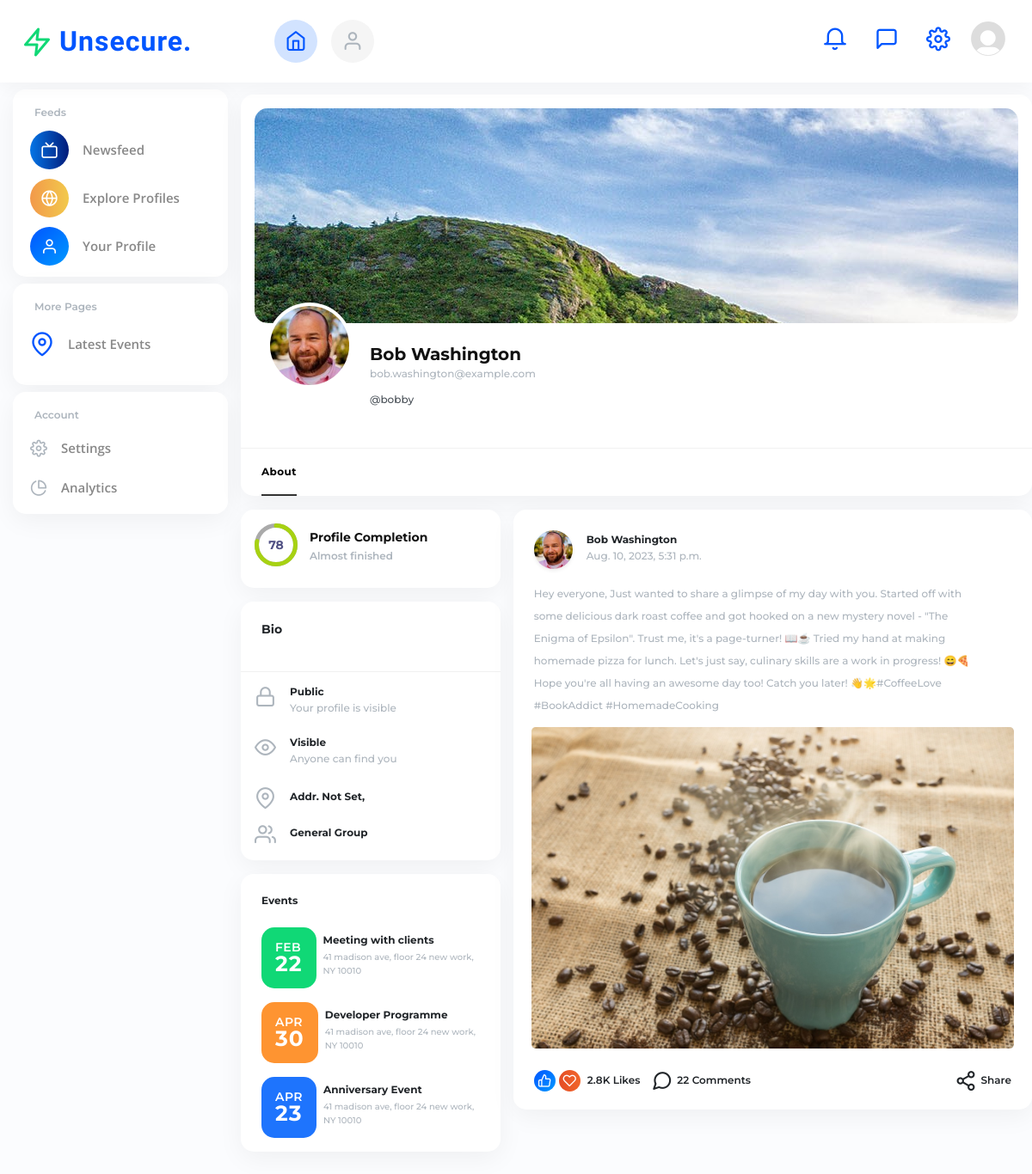
/profile/1/ (signed in), run on the app's committed database.
### authentication/models.py (models this page shows, shortened)
class UserProfile(models.Model):
    id = models.AutoField(primary_key=True)
    user = models.ForeignKey(User, on_delete=models.CASCADE, related_name='profile')
    bio = models.TextField(blank=True, null=True, max_length=1000)
    profile_image = models.FileField(upload_to="profile_images", blank=True, null=True)
    cover_image = models.FileField(upload_to="cover_images", blank=True, null=True)

### main/models.py (models this page shows)
class Post(models.Model):
    id = models.AutoField(primary_key=True)
    user = models.ForeignKey(User, on_delete=models.CASCADE)
    text = models.TextField(blank=False, null=False, max_length=1000)
    image = models.ImageField(upload_to="post_images", blank=True, null=True)
    created_date = models.DateTimeField(null=False, blank=False, default=tz.now)

### main/views.py (the view)
# urls.py: path("profile/<int:user_id>/", views.user_profile, name='user-profile'),
@login_required(login_url='/login/')
def user_profile(request, user_id):
    all_chat_profiles = UserProfile.objects.all()
    retrieved_user_profile = UserProfile.objects.get(user_id=user_id)
    retrieved_user_posts = Post.objects.filter(Q(user_id=user_id)).all()
    retrieved_user_address = UserAddress.objects.filter(user_id=user_id).first()
    return render(request, 'user-profile.html',
                  context={'user_profile': retrieved_user_profile, 'user_posts': retrieved_user_posts,
                           'user_address': retrieved_user_address, 'all_chat_profiles': all_chat_profiles}
                  )

### main/templates/user-profile.html (shortened to what this page needs)
{% extends "base_generic.html" %}
{% load widget_tweaks %}
{% load static %}
{% block body_class %}
    <body class="color-theme-blue mont-font">
{% endblock %}
{% block content %}
    <div class="main-wrapper">
        {% include 'nav-top.html' %}
        {% include 'nav-left.html' %}
        <div class="main-content right-chat-active">
            <div class="middle-sidebar-bottom">
                <div class="middle-sidebar-left">
                    <div class="row">
                        <div class="col-lg-12">
                            <div class="card w-100 border-0 p-0 bg-white shadow-xss rounded-xxl">
                                <div class="card-body h250 p-0 rounded-xxl overflow-hidden m-3">
                                    {% if user_profile.cover_image %}
                                        <img src="{{ user_profile.cover_image.url }}" alt="image">
                                    {% else %}
                                        <img src="{% static 'png/cover_default.png' %}" alt="image">
                                    {% endif %}
                                </div>
                                <div class="card-body p-0 position-relative">
                                    <figure class="avatar position-absolute w100 z-index-1"
                                            style="top:-40px; left: 30px;">
                                        {% if user_profile.profile_image %}
                                            <img src="{{ user_profile.profile_image.url }}" alt="image"
                                                 class="float-right p-1 bg-white rounded-circle w100 h100">
                                        {% else %}
                                            <img src="{% static 'svg/default_profile_image.svg' %}" alt="image"
                                                 class="float-right p-1 bg-white rounded-circle w100 h100">
                                        {% endif %}
                                    </figure>
                                    <h4 class="fw-700 font-sm mt-2 mb-lg-5 mb-4 pl-15">{{ user_profile.user.first_name }} {{ user_profile.user.last_name }}
                                        <span class="fw-500 font-xssss text-grey-500 mt-1 mb-3 d-block">{{ user_profile.user.email }}</span>
                                        <span class="fw-500 font-xssss text-grey-700 mt-1 mb-3 d-block">@{{ user_profile.user.username }}</span>
                                    </h4>
                                </div>
                                <div class="card-body d-block w-100 shadow-none mb-0 p-0 border-top-xs">
                                    <ul class="nav nav-tabs h55 d-flex product-info-tab border-bottom-0 ps-4"
                                        id="pills-tab" role="tablist">
                                        <li class="active list-inline-item me-5"><a
                                                class="fw-700 font-xssss text-grey-500 pt-3 pb-3 ls-1 d-inline-block active"
                                                href="#navtabs1" data-toggle="tab">About</a></li>
                                    </ul>
                                </div>
                            </div>
                        </div>
                        <div class="col-xl-4 col-xxl-3 col-lg-4 pe-0">
                            <div class="card w-100 shadow-xss rounded-xxl border-0 mb-3 mt-3">
                                <div class="card-body p-3 border-0">
                                    <div class="row">
                                        <div class="col-3">
                                            <div class="chart-container w50 h50">
                                                <div class="chart position-relative" data-percent="78"
                                                     data-bar-color="#a7d212">
                                                    <span class="percent fw-700 font-xsss" data-after="%">78</span>
                                                </div>
                                            </div>
                                        </div>
                                        <div class="col-8 ps-1">
                                            <h4 class="font-xsss d-block fw-700 mt-2 mb-0">Profile Completion</h4>
                                            <p class="font-xssss fw-600 text-grey-500 lh-26 mb-0">Almost finished</p>
                                        </div>
                                    </div>
                                </div>
                            </div>
                            <div class="card w-100 shadow-xss rounded-xxl border-0 mb-3">
                                <div class="card-body d-block p-4">
                                    <h4 class="fw-700 mb-3 font-xsss text-grey-900">Bio</h4>
                                </div>
                                <div class="card-body border-top-xs d-flex">
                                    <i class="feather-lock text-grey-500 me-3 font-lg"></i>
                                    <h4 class="fw-700 text-grey-900 font-xssss mt-0">Public <span
                                            class="d-block font-xssss fw-500 mt-1 lh-3 text-grey-500">Your profile is visible</span>
                                    </h4>
                                </div>
                                <div class="card-body d-flex pt-0">
                                    <i class="feather-eye text-grey-500 me-3 font-lg"></i>
                                    <h4 class="fw-700 text-grey-900 font-xssss mt-0">Visible <span
                                            class="d-block font-xssss fw-500 mt-1 lh-3 text-grey-500">Anyone can find you</span>
                                    </h4>
                                </div>
                                <div class="card-body d-flex pt-0">
                                    <i class="feather-map-pin text-grey-500 me-3 font-lg"></i>
                                    {% if user_address is None %}
                                        <h4 class="fw-700 text-grey-900 font-xssss mt-1">Addr. Not Set</h4>
                                    {% endif %}
                                    {% if user_address.country == "" and user_address.city == "" %}
                                        <h4 class="fw-700 text-grey-900 font-xssss mt-1">Addr. Not Set</h4>
                                    {% else %}
                                        <h4 class="fw-700 text-grey-900 font-xssss mt-1">{% if user_address.city != "" %}{{ user_address.city }}, {% endif %}{{ user_address.country }} </h4>
                                    {% endif %}
                                </div>
                                <div class="card-body d-flex pt-0">
                                    <i class="feather-users text-grey-500 me-3 font-lg"></i>
                                    <h4 class="fw-700 text-grey-900 font-xssss mt-1">General Group</h4>
                                </div>
                            </div>
                            <div class="card w-100 shadow-xss rounded-xxl border-0 mb-3">
                                <div class="card-body d-flex align-items-center  p-4">
                                    <h4 class="fw-700 mb-0 font-xssss text-grey-900">Events</h4>
                                </div>
                                <div class="card-body d-flex pt-0 ps-4 pe-4 pb-3 overflow-hidden">
                                    <div class="bg-success me-2 p-3 rounded-xxl"><h4
                                            class="fw-700 font-lg ls-3 lh-1 text-white mb-0"><span
                                            class="ls-1 d-block font-xsss text-white fw-600">FEB</span>22</h4></div>
                                    <h4 class="fw-700 text-grey-900 font-xssss mt-2">Meeting with clients <span
                                            class="d-block font-xsssss fw-500 mt-1 lh-4 text-grey-500">41 madison ave, floor 24 new work, NY 10010</span>
                                    </h4>
                                </div>
                                <div class="card-body d-flex pt-0 ps-4 pe-4 pb-3 overflow-hidden">
                                    <div class="bg-warning me-2 p-3 rounded-xxl"><h4
                                            class="fw-700 font-lg ls-3 lh-1 text-white mb-0"><span
                                            class="ls-1 d-block font-xsss text-white fw-600">APR</span>30</h4></div>
                                    <h4 class="fw-700 text-grey-900 font-xssss mt-2">Developer Programme <span
                                            class="d-block font-xsssss fw-500 mt-1 lh-4 text-grey-500">41 madison ave, floor 24 new work, NY 10010</span>
                                    </h4>
                                </div>
                                <div class="card-body d-flex pt-0 ps-4 pe-4 pb-3 overflow-hidden">
                                    <div class="bg-primary me-2 p-3 rounded-xxl"><h4
                                            class="fw-700 font-lg ls-3 lh-1 text-white mb-0"><span
                                            class="ls-1 d-block font-xsss text-white fw-600">APR</span>23</h4></div>
                                    <h4 class="fw-700 text-grey-900 font-xssss mt-2">Anniversary Event <span
                                            class="d-block font-xsssss fw-500 mt-1 lh-4 text-grey-500">41 madison ave, floor 24 new work, NY 10010</span>
                                    </h4>
                                </div>
                            </div>
                        </div>
                        <div class="col-xl-8 col-xxl-9 col-lg-8">
                            {% for post in user_posts %}
                                <div class="card w-100 shadow-xss rounded-xxl border-0 ps-4 pt-4 pe-4 pb-3 mb-3 mt-3">
                                    <div class="card-body p-0 d-flex">
                                        <figure class="avatar me-3">
                                            {% if user_profile.profile_image %}
                                                <img src="{{ user_profile.profile_image.url }}"
                                                     alt="image"
                                                     class="shadow-sm rounded-circle w45 h45">
                                            {% else %}
                                                <img src="{% static 'svg/default_profile_image.svg' %}"
                                                     alt="image"
                                                     class="shadow-sm rounded-circle w45 h45">
                                            {% endif %}
                                        </figure>
                                        <h4 class="fw-700 text-grey-900 font-xssss mt-1">{{ post.user.first_name|capfirst }} {{ post.user.last_name|capfirst }}
                                            <span class="d-block font-xssss fw-500 mt-1 lh-3 text-grey-500">{{ post.created_date }}</span>
                                        </h4>
                                    </div>
                                    <div class="card-body p-0 me-lg-5">
                                        <p class="fw-500 text-grey-500 lh-26 font-xssss w-100 mb-2">
                                            {{ post.text }}
                                        </p>
                                    </div>
                                    {% if post.image %}
                                        <div class="card-body d-block p-0 mb-3">
                                            <div class="row ps-2 pe-2">
                                                <div class="col-sm-12 p-1"><a href="{{ post.image.url }}"
                                                                              data-lightbox="roadtrip"><img
                                                        src="{{ post.image.url }}"
                                                        class="rounded-3 w-100" alt="image"></a></div>
                                            </div>
                                        </div>
                                    {% endif %}
                                    <div class="card-body d-flex p-0">
                                        <a
                                           class="emoji-bttn d-flex align-items-center fw-600 text-grey-900 text-dark lh-26 font-xssss me-2"><i
                                                class="feather-thumbs-up text-white bg-primary-gradiant me-1 btn-round-xs font-xss"></i>
                                            <i class="feather-heart text-white bg-red-gradiant me-2 btn-round-xs font-xss"></i>2.8K
                                            Likes</a>
                                        <a
                                           class="d-flex align-items-center fw-600 text-grey-900 text-dark lh-26 font-xssss"><i
                                                class="feather-message-circle text-dark text-grey-900 btn-round-sm font-lg"></i><span
                                                class="d-none-xss">22 Comments</span></a>
                                        <a
                                           class="ms-auto d-flex align-items-center fw-600 text-grey-900 text-dark lh-26 font-xssss"><i
                                                class="feather-share-2 text-grey-900 text-dark btn-round-sm font-lg"></i><span
                                                class="d-none-xs">Share</span></a>
                                    </div>
                                </div>
                            {% endfor %}
                        </div>
                    </div>
                </div>
            </div>
        </div>
    </div>
    <script>
        $('.chart').easyPieChart({
            easing: 'easeOutElastic',
            delay: 3000,
            barColor: '#3498db',
            trackColor: '#aaa',
            scaleColor: false,
            lineWidth: 5,
            trackWidth: 5,
            size: 50,
            lineCap: 'round',
            onStep: function (from, to, percent) {
                this.el.children[0].innerHTML = Math.round(percent);
            }
        });
    </script>
{% endblock %}

### data on the page
UserProfile: cover_image (picture), profile_image (picture), user.first_name "Bob", user.last_name "Washington", user.email "bob.washington@example.com", user.username "bobby"
Post: profile_image (picture), user.first_name "Bob", user.last_name "Washington", created_date "Aug. 10, 2023, 5:31 p.m.", text "Hey everyone, Just wanted to share a glimpse of my day with you. Started off with some delicious dark roast coffee and got hooked on a new mystery novel - \"The Enigma of Epsilon\". Trust me, it's a page-turner! 📖☕️ Tried my hand at making homemade pizza for lunch. Let's just say, culinary skills are a work in progress! 😄🍕 Hope you're all having an awesome day too! Catch you later! 👋🌟#CoffeeLove #BookAddict #HomemadeCooking", image (picture)
